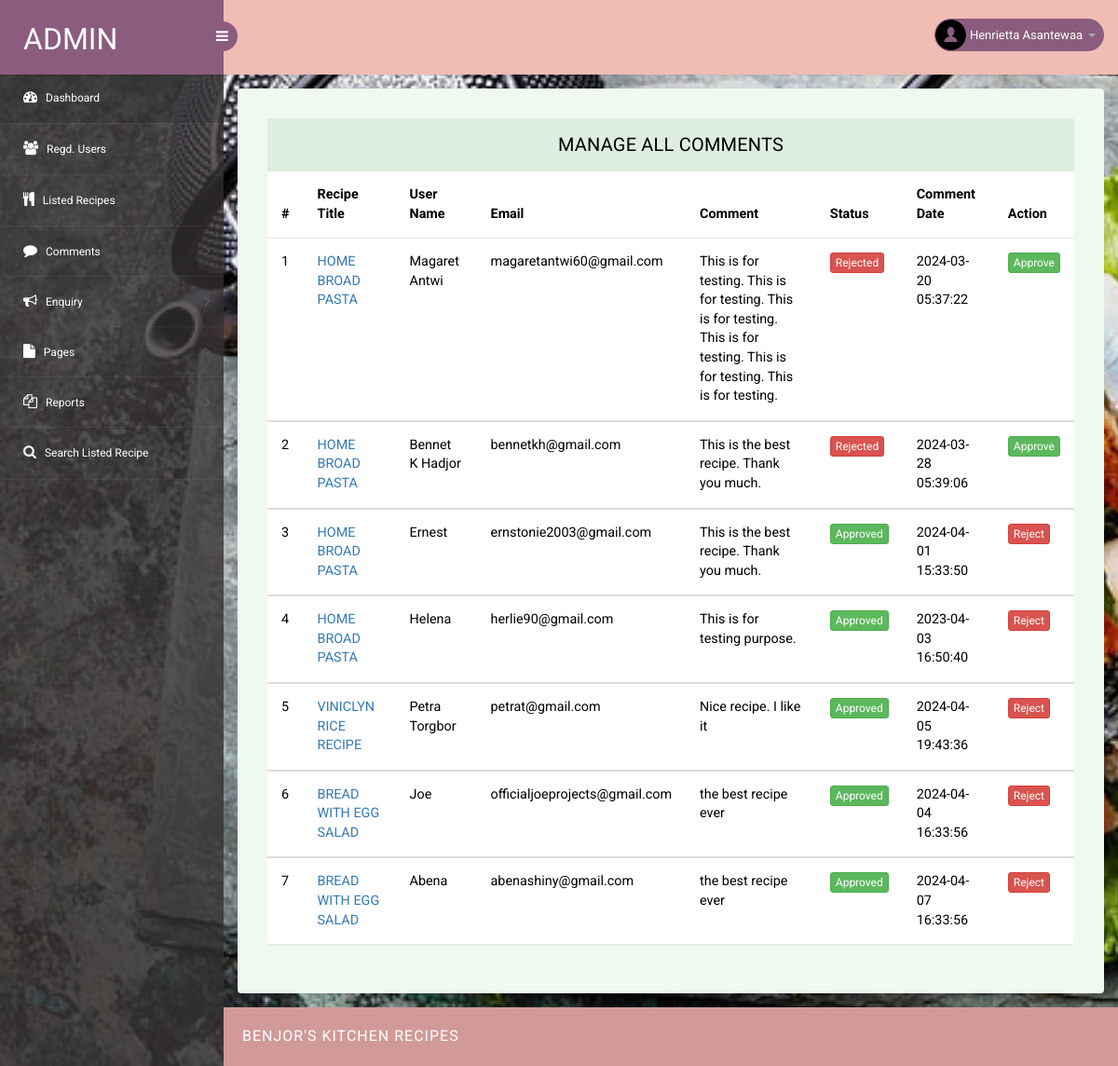
Screenshot of /admin/all-comments.php (signed in) with the database file from the repository.
### tables this page shows
CREATE TABLE `tblcomments` (
  `id` int(11) NOT NULL,
  `recipeId` int(11) DEFAULT NULL,
  `userName` varchar(200) DEFAULT NULL,
  `userEmail` varchar(200) DEFAULT NULL,
  `commentMessage` mediumtext DEFAULT NULL,
  `postingDate` timestamp NULL DEFAULT current_timestamp(),
  `status` int(1) DEFAULT NULL,
  `updationDate` timestamp NULL DEFAULT NULL ON UPDATE current_timestamp()
);

CREATE TABLE `tblrecipes` (
  `id` int(11) NOT NULL,
  `userId` int(11) DEFAULT NULL,
  `recipeTitle` varchar(255) DEFAULT NULL,
  `recipePrepTime` int(11) DEFAULT NULL,
  `recipeCookTime` int(11) DEFAULT NULL,
  `recipeYields` int(11) DEFAULT NULL,
  `recipeIngredients` mediumtext DEFAULT NULL,
  `recipeDescription` mediumtext DEFAULT NULL,
  `recipePicture` varchar(255) DEFAULT NULL,
  `postingDate` timestamp NULL DEFAULT current_timestamp(),
  `category` varchar(255) NOT NULL,
  `country` varchar(255) NOT NULL
);

### admin/all-comments.php (the view, shortened to what this page needs)
<?php   session_start();
include('../includes/dbconnection.php');
if (strlen($_SESSION['frsaid']==0)) {
  header('location:logout.php');
  } else{
?>
<!DOCTYPE html>
<head>
<link rel="stylesheet" href="css/bootstrap.min.css" >
<link href="css/style.css" rel='stylesheet' type='text/css' />
<link href="css/style-responsive.css" rel="stylesheet"/>
<link rel="stylesheet" href="css/font.css" type="text/css"/>
<link href="css/font-awesome.css" rel="stylesheet">
</head>
<body>
<section id="container">
<?php include_once('includes/header.php');?>
<?php include_once('includes/sidebar.php');?>
<section id="main-content">
	<section class="wrapper">
		<div class="table-agile-info">
 <div class="panel panel-default">
    <div class="panel-heading">
    Manage All Comments
    </div>
    <div>
      <table class="table" ui-jq="footable" ui-options='{
        "paging": {
          "enabled": true
        },
        "filtering": {
          "enabled": true
        },
        "sorting": {
          "enabled": true
        }}'>
        <thead>
          <tr>
            <th data-breakpoints="xs">#</th>
            <th>Recipe Title</th>
            <th>User Name</th>
            <th>Email</th>
            <th>Comment</th>
            <th>Status</th>
            <th>Comment Date</th>
            <th data-breakpoints="xs">Action</th>
          </tr>
        </thead>
        <?php
$ret=mysqli_query($con,"SELECT tblrecipes.recipeTitle,tblrecipes.id as rid, tblcomments.* FROM `tblcomments` join tblrecipes on tblrecipes.id=tblcomments.recipeId");
$cnt=1;
while ($row=mysqli_fetch_array($ret)) {
?>
        <tbody>
          <tr data-expanded="true">
            <td><?php echo $cnt;?></td>
            <td><a href="edit-recipe.php?recipeid=<?php echo $row['rid'];?>" target="blank"><?php  echo $row['recipeTitle'];?></a></td>
            <td><?php  echo $row['userName'];?></td>
              <td><?php  echo $row['userEmail'];?></td>
              <td><?php  echo $row['commentMessage'];?></td>
              <td><?php $status=$row['status'];?>
               <?php if($status==''):?>
                <button class="btn btn-warning btn-xs">Waiting for Approval</button>
               <?php elseif($status=='0'): ?>
                <button class="btn btn-danger btn-xs">Rejected</button>
                <?php else: ?>
                  <button class="btn btn-success btn-xs">Approved</button>
                <?php endif;?>
              </td>
                  <td><?php  echo $row['postingDate'];?></td>
                  <td>
                    <?php if($status==''):?>
                     <a href="new-comments.php?action=approve&&cid=<?php echo $row['id']; ?>"  title="Approve this comment" onclick="return confirm('Do you really want to approve this comment?');" class="btn btn-success btn-xs">Approve </a>
                    <a href="new-comments.php?action=reject&&cid=<?php echo $row['id']; ?>"  title="Reject this comment" onclick="return confirm('Do you really want to reject this comment?');" class="btn btn-danger btn-xs">Reject </a>
                  <?php elseif($status=='0'): ?>
                     <a href="new-comments.php?action=approve&&cid=<?php echo $row['id']; ?>"  title="Approve this comment" onclick="return confirm('Do you really want to approve this comment?');" class="btn btn-success btn-xs">Approve </a>
<?php else: ?>
                      <a href="new-comments.php?action=reject&&cid=<?php echo $row['id']; ?>"  title="Reject this comment" onclick="return confirm('Do you really want to reject this comment?');" class="btn btn-danger btn-xs">Reject </a>
                    <?php endif;?>
                </tr>
                <?php
$cnt=$cnt+1;
}?>
 </tbody>
            </table>
    </div>
  </div>
</div>
</section>
		 <?php include_once('includes/footer.php');?>
</section>
</section>
</body>
</html>
<?php }  ?>

### admin/includes/header.php (shortened to what this page needs)
<?php
include('includes/dbconnection.php');
?>
<header class="header fixed-top clearfix">
<div class="brand">
    <a href="dashboard.php" class="logo">
        Admin
    </a>
    <div class="sidebar-toggle-box">
        <div class="fa fa-bars"></div>
    </div>
</div>
<div class="top-nav clearfix">
    <ul class="nav pull-right top-menu">
        <li class="dropdown">
            <a data-toggle="dropdown" class="dropdown-toggle" href="#">
                <?php
$adid=$_SESSION['frsaid'];
$ret=mysqli_query($con,"select AdminName from tbladmin where ID='$adid'");
$row=mysqli_fetch_array($ret);
$name=$row['AdminName'];
?>
                <img alt="" src="images/2.png">
                <span class="username"><?php echo $name; ?></span>
                <b class="caret"></b>
            </a>
        </li>
    </ul>
</div>
</header>

### admin/css/style.css (style rules this page uses)
ul, ol { margin: 0; }
html, body { font-family: 'Roboto', sans-serif; font-size: 100%; overflow-x: hidden; background: url(../images/bg.jpg) no-repeat 0px 0px; background-size:cover; }
body a { transition: 0.5s all ease; -webkit-transition: 0.5s all ease; -moz-transition: 0.5s all ease; -o-transition: 0.5s all ease; -ms-transition: 0.5s all ease; text-decoration:none; }
ul,label { margin:0; padding:0; }
#main-content { margin-left:240px; -webkit-transition:all .3s ease-in-out; -moz-transition:all .3s ease-in-out; -o-transition:all .3s ease-in-out; transition:all .3s ease-in-out; }
.header { left:0; right:0; z-index:1002; background:rgb(240, 188, 180); -webkit-transition:all .3s ease-in-out; -moz-transition:all .3s ease-in-out; -o-transition:all .3s ease-in-out; transition:all .3s ease-in-out; }
.fixed-top { position:fixed; box-shadow:1px 0 3px rgba(0,0,0,.15); }
.wrapper { display:inline-block; margin-top:80px; padding:15px; width:100%; }
.brand { background:#8b5c7e; float:left; width:240px; height:80px; position:relative; }
a.logo { font-size:32px; color:#fff; float:left; margin:20px 0 0 25px; text-transform:uppercase; }
#top_menu .nav>li,ul.top-menu>li { float:left; }
ul.top-menu { margin-right:15px; margin-top: 0; }
ul.top-menu > li > a { color: #fff; font-size: 16px; background: #8b5c7e; padding: 4px 8px; margin-right: 15px; border-radius: 50%; -webkit-border-radius: 50%; padding-right: 8px !important; }
.top-nav { margin-top:20px; }
.top-nav img { border-radius:50%; -webkit-border-radius:50%; width:33px; }
.top-nav .username { font-size:13px; color:#fff; }
.top-nav ul.top-menu>li>a { border-radius: 100px; -webkit-border-radius: 100px; padding: 0px; background: none; margin-right: 0; border: 1px solid #8b5c7e; background: #8b5c7e; }
.top-nav ul.top-menu>li { margin-left:10px; }
.top-nav .nav .caret { border-bottom-color:#A4AABA; border-top-color:#A4AABA; }
.sidebar-toggle-box { float:left; margin-top:23px; margin-left:-15px; background:#8b5c7e; border-radius:50%; -webkit-border-radius:50%; width:32px; height:32px; position:absolute; right:-15px; }
.sidebar-toggle-box .fa-bars { cursor:pointer; display:inline-block; font-size:15px; padding:8px 8px 8px 9px; color:#fff; }
.panel-heading { position: relative; height: 57px; line-height: 57px; letter-spacing: 0.2px; color: #000; font-size: 18px; font-weight: 400; padding: 0 16px; background:#ddede0; border-top-right-radius: 2px; border-top-left-radius: 2px; text-transform: uppercase; text-align: center; }
.panel { border: none ! important; }
.table>thead>tr>th { border-bottom: 1px solid #e1ab91 ! important; }
.table>tbody>tr>td, .table>tbody>tr>th, .table>tfoot>tr>td, .table>tfoot>tr>th, .table>thead>tr>td, .table>thead>tr>th { border-bottom: 1px solid #e9e9e9 ! important; }
.table > thead > tr > th, .table > tbody > tr > th, .table > tfoot > tr > th, .table > thead > tr > td, .table > tbody > tr > td, .table > tfoot > tr > td { border-top: none !important; }
.table td, .table>tbody>tr>td, .table>tbody>tr>th, .table>tfoot>tr>td, .table>tfoot>tr>th, .table>thead>tr>td, .table>thead>tr>th { padding: 15px!important; }
.table > thead > tr > th, .table > tbody > tr > th, .table > tfoot > tr > th, .table > thead > tr > td, .table > tbody > tr > td, .table > tfoot > tr > td { font-size: 0.9em; color: #000; border-top: none !important; }
.table-agile-info { background: #eef9f0; padding: 2em; border-radius: 4px; -webkit-box-shadow: 0 1px 1px rgba(0,0,0,.05); box-shadow: 0 1px 1px rgba(0,0,0,.05); }
.panel-default>.panel-heading { color: #000000 ! important; background-color: #ddede0 ! important; border-color: #ddede0 ! important; font-size: 20px; }

### rows the page displays
tblcomments: recipeId.recipeTitle "HOME BROAD PASTA", userName "Magaret Antwi", userEmail "magaretantwi60@gmail.com", commentMessage "This is for testing. This is for testing. This is for testing. This is for testing. This is for testing. This is for testing.", status "Rejected", postingDate "2024-03-20 05:37:22"
tblcomments: recipeId.recipeTitle "HOME BROAD PASTA", userName "Bennet K Hadjor", userEmail "bennetkh@gmail.com", commentMessage "This is the best recipe. Thank you much.", status "Rejected", postingDate "2024-03-28 05:39:06"
tblcomments: recipeId.recipeTitle "HOME BROAD PASTA", userName "Ernest", userEmail "ernstonie2003@gmail.com", commentMessage "This is the best recipe. Thank you much.", status "Approved", postingDate "2024-04-01 15:33:50"
tblcomments: recipeId.recipeTitle "HOME BROAD PASTA", userName "Helena", userEmail "herlie90@gmail.com", commentMessage "This is for testing purpose.", status "Approved", postingDate "2023-04-03 16:50:40"
tblcomments: recipeId.recipeTitle "VINICLYN RICE RECIPE", userName "Petra Torgbor", userEmail "petrat@gmail.com", commentMessage "Nice recipe. I like it", status "Approved", postingDate "2024-04-05 19:43:36"
tblcomments: recipeId.recipeTitle "BREAD WITH EGG SALAD", userName "Joe", userEmail "officialjoeprojects@gmail.com", commentMessage "the best recipe ever", status "Approved", postingDate "2024-04-04 16:33:56"
tblcomments: recipeId.recipeTitle "BREAD WITH EGG SALAD", userName "Abena", userEmail "abenashiny@gmail.com", commentMessage "the best recipe ever", status "Approved", postingDate "2024-04-07 16:33:56"

### other values shown
$name "Henrietta Asantewaa"
